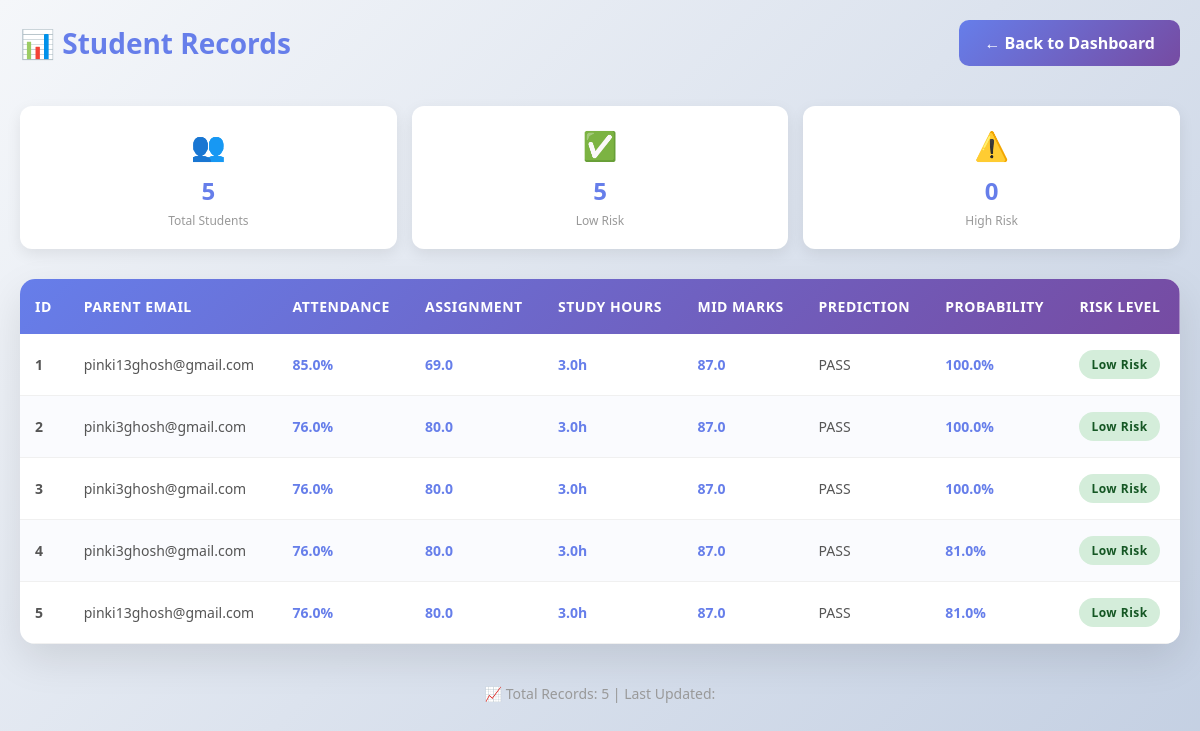
The page /view_students (signed in) on the database its author committed.
### tables this page shows
CREATE TABLE students
                 (id INTEGER PRIMARY KEY AUTOINCREMENT,
                  parent_email TEXT,
                  attendance REAL,
                  assignment REAL,
                  study_hours REAL,
                  mid_marks REAL,
                  prediction TEXT,
                  probability REAL,
                  risk TEXT);

### app.py (the view)
@app.route("/view_students")
def view_students():
    if "user" not in session:
        return redirect("/")
    conn = sqlite3.connect("database.db")
    c = conn.cursor()
    c.execute("SELECT * FROM students")
    data = c.fetchall()
    conn.close()
    return render_template("view_students.html", data=data)

### templates/view_students.html (shortened to what this page needs)
<!DOCTYPE html>
<html lang="en">
<head>
</head>
<body>
    <div class="container">
        <header>
            <h2>📊 Student Records</h2>
            <a href='/dashboard'>← Back to Dashboard</a>
        </header>
        <div class="stats-bar">
            <div class="stat-card">
                <div class="stat-card-icon">👥</div>
                <div class="stat-card-number">{{ data|length }}</div>
                <div class="stat-card-label">Total Students</div>
            </div>
            <div class="stat-card">
                <div class="stat-card-icon">✅</div>
                <div class="stat-card-number" id="low-count">0</div>
                <div class="stat-card-label">Low Risk</div>
            </div>
            <div class="stat-card">
                <div class="stat-card-icon">⚠️</div>
                <div class="stat-card-number" id="high-count">0</div>
                <div class="stat-card-label">High Risk</div>
            </div>
        </div>
        {% if data %}
        <div class="table-wrapper">
            <table>
                <thead>
                    <tr>
                        <th>ID</th>
                        <th>Parent Email</th>
                        <th>Attendance</th>
                        <th>Assignment</th>
                        <th>Study Hours</th>
                        <th>Mid Marks</th>
                        <th>Prediction</th>
                        <th>Probability</th>
                        <th>Risk Level</th>
                    </tr>
                </thead>
                <tbody>
                    {% for row in data %}
                    <tr>
                        <td><strong>{{ row[0] }}</strong></td>
                        <td class="email-cell">{{ row[1] }}</td>
                        <td><span class="score">{{ "%.1f"|format(row[2]) }}%</span></td>
                        <td><span class="score">{{ "%.1f"|format(row[3]) }}</span></td>
                        <td><span class="score">{{ "%.1f"|format(row[4]) }}h</span></td>
                        <td><span class="score">{{ "%.1f"|format(row[5]) }}</span></td>
                        <td>{{ row[6] }}</td>
                        <td><span class="score">{{ row[7] }}%</span></td>
                        <td>
                            {% if row[8] == 'Low Risk' %}
                                <span class="status-badge status-low-risk">{{ row[8] }}</span>
                            {% elif row[8] == 'Medium Risk' %}
                                <span class="status-badge status-medium-risk">{{ row[8] }}</span>
                            {% else %}
                                <span class="status-badge status-high-risk">{{ row[8] }}</span>
                            {% endif %}
                        </td>
                    </tr>
                    {% endfor %}
                </tbody>
            </table>
        </div>
        <div class="footer">
            <p>📈 Total Records: {{ data|length }} | Last Updated: {{ now }}</p>
        </div>
        {% endif %}
    </div>
</body>
</html>

### templates/view_students.html (style rules this page uses)
* { margin: 0; padding: 0; box-sizing: border-box; }
body { font-family: 'Segoe UI', Tahoma, Geneva, Verdana, sans-serif; background: linear-gradient(135deg, #f5f7fa 0%, #c3cfe2 100%); min-height: 100vh; padding: 20px; }
.container { max-width: 1200px; margin: 0 auto; animation: fadeIn 0.6s ease-out; }
header { margin-bottom: 40px; display: flex; justify-content: space-between; align-items: center; flex-wrap: wrap; gap: 15px; }
h2 { color: #667eea; font-size: 28px; }
header a { display: inline-block; background: linear-gradient(135deg, #667eea 0%, #764ba2 100%); color: white; padding: 12px 25px; border-radius: 10px; text-decoration: none; font-weight: 600; transition: all 0.3s ease; }
.table-wrapper { background: white; border-radius: 15px; overflow: hidden; box-shadow: 0 15px 40px rgba(0, 0, 0, 0.1); overflow-x: auto; }
table { width: 100%; border-collapse: collapse; animation: slideUp 0.6s ease-out; }
thead { background: linear-gradient(135deg, #667eea 0%, #764ba2 100%); color: white; }
th { padding: 18px 15px; text-align: left; font-weight: 600; font-size: 14px; letter-spacing: 0.5px; text-transform: uppercase; }
td { padding: 16px 15px; border-bottom: 1px solid #f0f0f0; font-size: 14px; color: #555; }
tbody tr { transition: all 0.3s ease; }
tbody tr:nth-child(even) { background: #fafbfe; }
.status-badge { display: inline-block; padding: 6px 12px; border-radius: 20px; font-weight: 600; font-size: 12px; letter-spacing: 0.5px; }
.status-low-risk { background: #d4edda; color: #155724; }
.score { font-weight: 600; color: #667eea; }
.email-cell { max-width: 250px; overflow: hidden; text-overflow: ellipsis; white-space: nowrap; }
.footer { margin-top: 40px; text-align: center; color: #999; font-size: 14px; }
.stats-bar { display: grid; grid-template-columns: repeat(auto-fit, minmax(200px, 1fr)); gap: 15px; margin-bottom: 30px; }
.stat-card { background: white; padding: 20px; border-radius: 12px; box-shadow: 0 5px 15px rgba(0, 0, 0, 0.08); text-align: center; animation: slideUp 0.6s ease-out backwards; }
.stat-card:nth-child(1) { animation-delay: 0.1s; }
.stat-card:nth-child(2) { animation-delay: 0.2s; }
.stat-card:nth-child(3) { animation-delay: 0.3s; }
.stat-card-icon { font-size: 28px; margin-bottom: 10px; }
.stat-card-number { font-size: 24px; font-weight: 700; color: #667eea; }
.stat-card-label { color: #999; font-size: 12px; margin-top: 5px; }

### rows shown on the page
students: id "1", parent_email "pinki13ghosh@gmail.com", attendance "85.0", assignment "69.0", study_hours "3.0", mid_marks "87.0", prediction "PASS", probability "100.0", risk "Low Risk"
students: id "2", parent_email "pinki3ghosh@gmail.com", attendance "76.0", assignment "80.0", study_hours "3.0", mid_marks "87.0", prediction "PASS", probability "100.0", risk "Low Risk"
students: id "3", parent_email "pinki3ghosh@gmail.com", attendance "76.0", assignment "80.0", study_hours "3.0", mid_marks "87.0", prediction "PASS", probability "100.0", risk "Low Risk"
students: id "4", parent_email "pinki3ghosh@gmail.com", attendance "76.0", assignment "80.0", study_hours "3.0", mid_marks "87.0", prediction "PASS", probability "81.0", risk "Low Risk"
students: id "5", parent_email "pinki13ghosh@gmail.com", attendance "76.0", assignment "80.0", study_hours "3.0", mid_marks "87.0", prediction "PASS", probability "81.0", risk "Low Risk"

### other values the page prints
{{ data|length }} "5"
